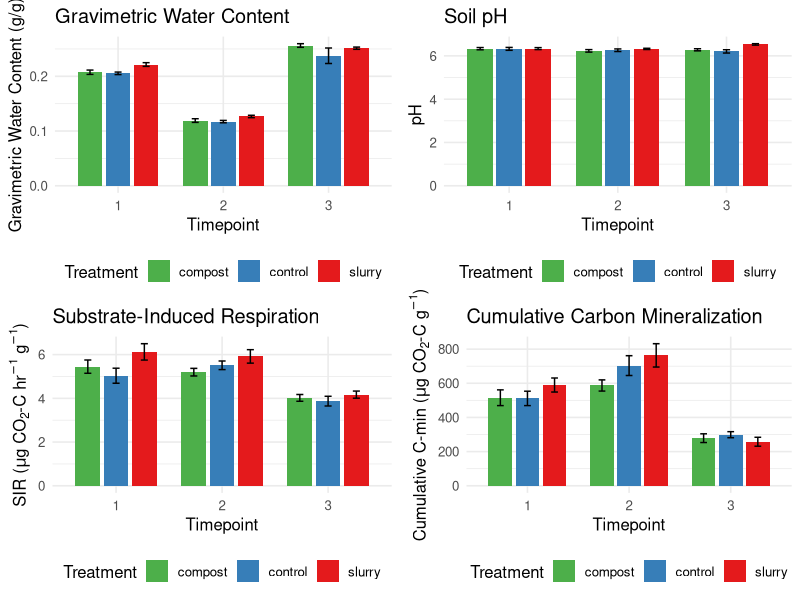
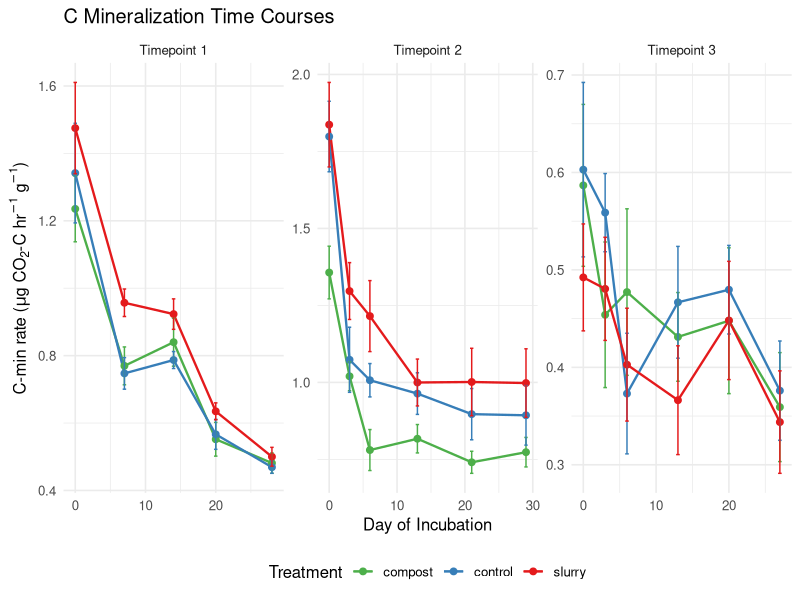
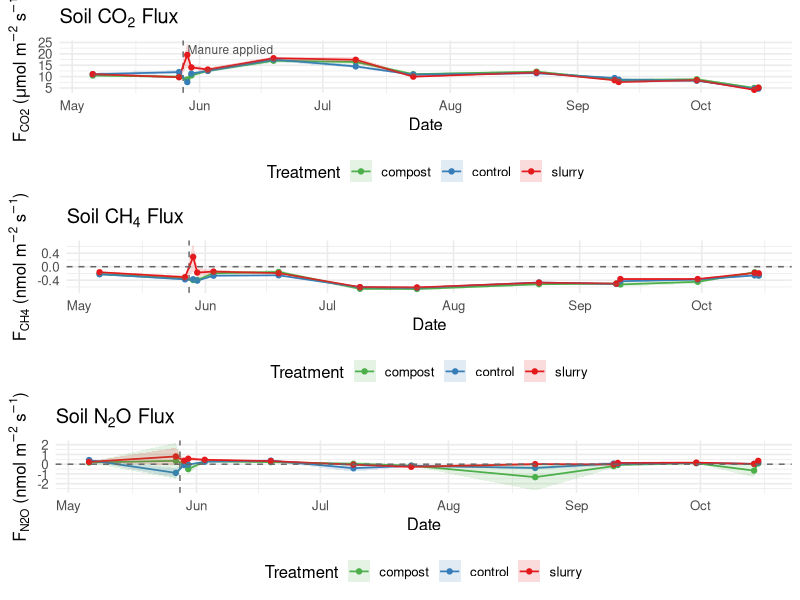
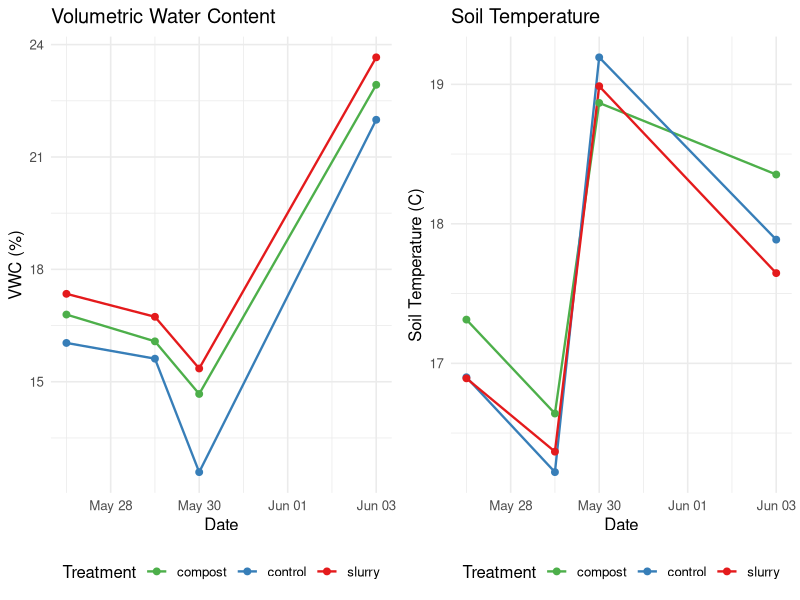
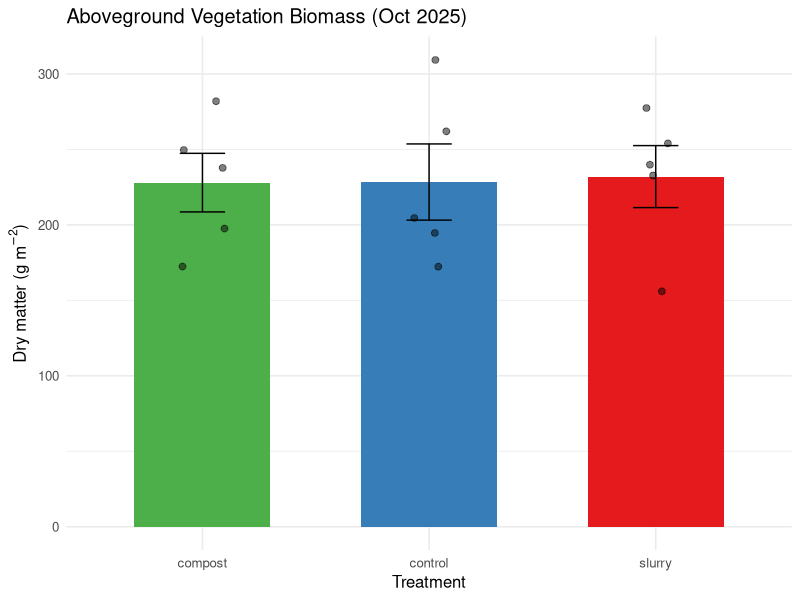

Here is the R script that generated these plots, in order:
# 20_visualizations.R
# Summary visualizations for Churchtown Dairy data
# Output: output/figures/summary_*.png

library(dplyr)
library(tidyr)
library(ggplot2)
library(lubridate)

dir.create("output/figures", showWarnings = FALSE, recursive = TRUE)

# Treatment color palette
treat_colors <- c("control" = "#377eb8", "compost" = "#4daf4a", "slurry" = "#e41a1c")

# =============================================================================
# 1. Lab assays: GWC, pH, SIR, C-min by treatment × timepoint
# =============================================================================

gwc <- read.csv("data/processed/gwc.csv")
ph  <- read.csv("data/processed/ph.csv")
sir <- read.csv("data/processed/sir.csv")
cmin_cum <- read.csv("data/processed/cmin_cumulative.csv")
cmin_tr  <- read.csv("data/processed/cmin_timeresolved.csv")

# Panel A: GWC
gwc_summary <- gwc %>%
  group_by(treatment, timepoint) %>%
  summarize(mean = mean(gwc, na.rm = TRUE),
            se = sd(gwc, na.rm = TRUE) / sqrt(n()),
            .groups = "drop")

p_gwc <- ggplot(gwc_summary, aes(x = factor(timepoint), y = mean, fill = treatment)) +
  geom_col(position = position_dodge(0.8), width = 0.7) +
  geom_errorbar(aes(ymin = mean - se, ymax = mean + se),
                position = position_dodge(0.8), width = 0.2) +
  scale_fill_manual(values = treat_colors) +
  labs(x = "Timepoint", y = "Gravimetric Water Content (g/g)", fill = "Treatment",
       title = "Gravimetric Water Content") +
  theme_minimal(base_size = 12) +
  theme(legend.position = "bottom")

# Panel B: pH
ph_summary <- ph %>%
  group_by(treatment, timepoint) %>%
  summarize(mean = mean(ph, na.rm = TRUE),
            se = sd(ph, na.rm = TRUE) / sqrt(n()),
            .groups = "drop")

p_ph <- ggplot(ph_summary, aes(x = factor(timepoint), y = mean, fill = treatment)) +
  geom_col(position = position_dodge(0.8), width = 0.7) +
  geom_errorbar(aes(ymin = mean - se, ymax = mean + se),
                position = position_dodge(0.8), width = 0.2) +
  scale_fill_manual(values = treat_colors) +
  labs(x = "Timepoint", y = "pH", fill = "Treatment",
       title = "Soil pH") +
  theme_minimal(base_size = 12) +
  theme(legend.position = "bottom")

# Panel C: SIR
sir_summary <- sir %>%
  filter(is.na(flag)) %>%
  group_by(treatment, timepoint, method) %>%
  summarize(mean = mean(sir_ug_co2c_hr_g, na.rm = TRUE),
            se = sd(sir_ug_co2c_hr_g, na.rm = TRUE) / sqrt(n()),
            .groups = "drop")

p_sir <- ggplot(sir_summary, aes(x = factor(timepoint), y = mean, fill = treatment)) +
  geom_col(position = position_dodge(0.8), width = 0.7) +
  geom_errorbar(aes(ymin = mean - se, ymax = mean + se),
                position = position_dodge(0.8), width = 0.2) +
  scale_fill_manual(values = treat_colors) +
  labs(x = "Timepoint", y = expression(paste("SIR (", mu, "g CO"[2], "-C hr"^{-1}, " g"^{-1}, ")")),
       fill = "Treatment", title = "Substrate-Induced Respiration") +
  theme_minimal(base_size = 12) +
  theme(legend.position = "bottom")

# Panel D: Cumulative C mineralization
cmin_summary <- cmin_cum %>%
  group_by(treatment, timepoint, method) %>%
  summarize(mean = mean(cumulative_ug_co2c_g, na.rm = TRUE),
            se = sd(cumulative_ug_co2c_g, na.rm = TRUE) / sqrt(n()),
            .groups = "drop")

p_cmin <- ggplot(cmin_summary, aes(x = factor(timepoint), y = mean, fill = treatment)) +
  geom_col(position = position_dodge(0.8), width = 0.7) +
  geom_errorbar(aes(ymin = mean - se, ymax = mean + se),
                position = position_dodge(0.8), width = 0.2) +
  scale_fill_manual(values = treat_colors) +
  labs(x = "Timepoint", y = expression(paste("Cumulative C-min (", mu, "g CO"[2], "-C g"^{-1}, ")")),
       fill = "Treatment", title = "Cumulative Carbon Mineralization") +
  theme_minimal(base_size = 12) +
  theme(legend.position = "bottom")

# Save 4-panel lab assays figure
png("output/figures/summary_lab_assays.png", width = 10, height = 8, units = "in", res = 150)
gridExtra::grid.arrange(p_gwc, p_ph, p_sir, p_cmin, ncol = 2)
dev.off()
cat("Saved output/figures/summary_lab_assays.png\n")


# =============================================================================
# 2. C-min time courses by treatment for each incubation
# =============================================================================

cmin_tc <- cmin_tr %>%
  filter(!is.na(cmin_rate_ug_co2c_hr_g), is.na(flag)) %>%
  group_by(treatment, timepoint, day) %>%
  summarize(mean = mean(cmin_rate_ug_co2c_hr_g, na.rm = TRUE),
            se = sd(cmin_rate_ug_co2c_hr_g, na.rm = TRUE) / sqrt(n()),
            .groups = "drop")

p_tc <- ggplot(cmin_tc, aes(x = day, y = mean, color = treatment, group = treatment)) +
  geom_line(linewidth = 0.8) +
  geom_point(size = 2) +
  geom_errorbar(aes(ymin = mean - se, ymax = mean + se), width = 0.5) +
  facet_wrap(~ paste("Timepoint", timepoint), scales = "free") +
  scale_color_manual(values = treat_colors) +
  labs(x = "Day of Incubation", y = expression(paste("C-min rate (", mu, "g CO"[2], "-C hr"^{-1}, " g"^{-1}, ")")),
       color = "Treatment", title = "C Mineralization Time Courses") +
  theme_minimal(base_size = 12) +
  theme(legend.position = "bottom")

ggsave("output/figures/summary_cmin_timecourse.png", p_tc, width = 12, height = 5, dpi = 150)
cat("Saved output/figures/summary_cmin_timecourse.png\n")


# =============================================================================
# 3. Field CO2 flux time series by treatment
# =============================================================================

flux <- read.csv("data/processed/flux_estimates.csv") %>%
  mutate(date = as.Date(date))

application_date <- as.Date("2025-05-28")

flux_summary <- flux %>%
  group_by(treatment, date) %>%
  summarize(mean_co2 = mean(FCO2_DRY, na.rm = TRUE),
            se_co2 = sd(FCO2_DRY, na.rm = TRUE) / sqrt(n()),
            mean_ch4 = mean(FCH4_DRY, na.rm = TRUE),
            se_ch4 = sd(FCH4_DRY, na.rm = TRUE) / sqrt(n()),
            mean_n2o = mean(FN2O, na.rm = TRUE),
            se_n2o = sd(FN2O, na.rm = TRUE) / sqrt(n()),
            .groups = "drop")

p_co2 <- ggplot(flux_summary, aes(x = date, y = mean_co2, color = treatment)) +
  geom_vline(xintercept = application_date, linetype = "dashed", color = "gray40") +
  annotate("text", x = application_date, y = Inf, label = "Manure applied",
           vjust = 1.5, hjust = -0.05, size = 3, color = "gray30") +
  geom_line(linewidth = 0.6) +
  geom_point(size = 1.5) +
  geom_ribbon(aes(ymin = mean_co2 - se_co2, ymax = mean_co2 + se_co2, fill = treatment),
              alpha = 0.15, color = NA) +
  scale_color_manual(values = treat_colors) +
  scale_fill_manual(values = treat_colors) +
  labs(x = "Date", y = expression(paste("F"[CO2], " (", mu, "mol m"^{-2}, " s"^{-1}, ")")),
       color = "Treatment", fill = "Treatment",
       title = expression(paste("Soil CO"[2], " Flux"))) +
  theme_minimal(base_size = 12) +
  theme(legend.position = "bottom")

p_ch4 <- ggplot(flux_summary, aes(x = date, y = mean_ch4, color = treatment)) +
  geom_vline(xintercept = application_date, linetype = "dashed", color = "gray40") +
  geom_line(linewidth = 0.6) +
  geom_point(size = 1.5) +
  geom_ribbon(aes(ymin = mean_ch4 - se_ch4, ymax = mean_ch4 + se_ch4, fill = treatment),
              alpha = 0.15, color = NA) +
  scale_color_manual(values = treat_colors) +
  scale_fill_manual(values = treat_colors) +
  geom_hline(yintercept = 0, linetype = "dashed", color = "gray40") +
  labs(x = "Date", y = expression(paste("F"[CH4], " (nmol m"^{-2}, " s"^{-1}, ")")),
       color = "Treatment", fill = "Treatment",
       title = expression(paste("Soil CH"[4], " Flux"))) +
  theme_minimal(base_size = 12) +
  theme(legend.position = "bottom")

p_n2o <- ggplot(flux_summary, aes(x = date, y = mean_n2o, color = treatment)) +
  geom_vline(xintercept = application_date, linetype = "dashed", color = "gray40") +
  geom_line(linewidth = 0.6) +
  geom_point(size = 1.5) +
  geom_ribbon(aes(ymin = mean_n2o - se_n2o, ymax = mean_n2o + se_n2o, fill = treatment),
              alpha = 0.15, color = NA) +
  scale_color_manual(values = treat_colors) +
  scale_fill_manual(values = treat_colors) +
  geom_hline(yintercept = 0, linetype = "dashed", color = "gray40") +
  labs(x = "Date", y = expression(paste("F"[N2O], " (nmol m"^{-2}, " s"^{-1}, ")")),
       color = "Treatment", fill = "Treatment",
       title = expression(paste("Soil N"[2], "O Flux"))) +
  theme_minimal(base_size = 12) +
  theme(legend.position = "bottom")

png("output/figures/summary_ghg_fluxes.png", width = 12, height = 10, units = "in", res = 150)
gridExtra::grid.arrange(p_co2, p_ch4, p_n2o, ncol = 1)
dev.off()
cat("Saved output/figures/summary_ghg_fluxes.png\n")


# =============================================================================
# 4. Field metadata: VWC and soil temp over time
# =============================================================================

meta <- read.csv("data/processed/field_metadata.csv") %>%
  mutate(date = as.Date(date))

meta_summary <- meta %>%
  group_by(treatment, date) %>%
  summarize(mean_vwc = mean(mean_vwc, na.rm = TRUE),
            se_vwc = sd(mean_vwc, na.rm = TRUE) / sqrt(n()),
            mean_temp = mean(soil_temp_c, na.rm = TRUE),
            se_temp = sd(soil_temp_c, na.rm = TRUE) / sqrt(n()),
            .groups = "drop")

p_vwc <- ggplot(meta_summary, aes(x = date, y = mean_vwc, color = treatment)) +
  geom_line(linewidth = 0.8) +
  geom_point(size = 2) +
  scale_color_manual(values = treat_colors) +
  labs(x = "Date", y = "VWC (%)", color = "Treatment",
       title = "Volumetric Water Content") +
  theme_minimal(base_size = 12) +
  theme(legend.position = "bottom")

p_temp <- ggplot(meta_summary, aes(x = date, y = mean_temp, color = treatment)) +
  geom_line(linewidth = 0.8) +
  geom_point(size = 2) +
  scale_color_manual(values = treat_colors) +
  labs(x = "Date", y = "Soil Temperature (C)", color = "Treatment",
       title = "Soil Temperature") +
  theme_minimal(base_size = 12) +
  theme(legend.position = "bottom")

png("output/figures/summary_field_conditions.png", width = 10, height = 6, units = "in", res = 150)
gridExtra::grid.arrange(p_vwc, p_temp, ncol = 2)
dev.off()
cat("Saved output/figures/summary_field_conditions.png\n")


# =============================================================================
# 5. Vegetation biomass by treatment
# =============================================================================

biomass <- read.csv("data/processed/biomass.csv")

biomass_summary <- biomass %>%
  group_by(treatment) %>%
  summarize(mean = mean(dry_matter_g_m2, na.rm = TRUE),
            se = sd(dry_matter_g_m2, na.rm = TRUE) / sqrt(n()),
            .groups = "drop")

p_biomass <- ggplot(biomass_summary, aes(x = treatment, y = mean, fill = treatment)) +
  geom_col(width = 0.6) +
  geom_errorbar(aes(ymin = mean - se, ymax = mean + se), width = 0.2) +
  geom_jitter(data = biomass, aes(x = treatment, y = dry_matter_g_m2),
              width = 0.1, size = 2, alpha = 0.5, inherit.aes = FALSE) +
  scale_fill_manual(values = treat_colors) +
  labs(x = "Treatment", y = expression(paste("Dry matter (g m"^{-2}, ")")),
       title = "Aboveground Vegetation Biomass (Oct 2025)") +
  theme_minimal(base_size = 12) +
  theme(legend.position = "none")

ggsave("output/figures/summary_biomass.png", p_biomass, width = 6, height = 5, dpi = 150)
cat("Saved output/figures/summary_biomass.png\n")


# =============================================================================
# 6. Print summary statistics
# =============================================================================
cat("\n=== SUMMARY STATISTICS ===\n\n")

cat("--- GWC ---\n")
gwc %>%
  group_by(treatment, timepoint) %>%
  summarize(n = n(), mean = round(mean(gwc, na.rm=TRUE), 3),
            sd = round(sd(gwc, na.rm=TRUE), 3), .groups = "drop") %>%
  print()

cat("\n--- pH ---\n")
ph %>%
  group_by(treatment, timepoint) %>%
  summarize(n = n(), mean = round(mean(ph, na.rm=TRUE), 2),
            sd = round(sd(ph, na.rm=TRUE), 2), .groups = "drop") %>%
  print()

cat("\n--- SIR (unflagged only) ---\n")
sir %>%
  filter(is.na(flag)) %>%
  group_by(treatment, timepoint, method) %>%
  summarize(n = n(), mean = round(mean(sir_ug_co2c_hr_g, na.rm=TRUE), 2),
            sd = round(sd(sir_ug_co2c_hr_g, na.rm=TRUE), 2), .groups = "drop") %>%
  print()

cat("\n--- Cumulative C-min ---\n")
cmin_cum %>%
  group_by(treatment, timepoint, method) %>%
  summarize(n = n(), mean = round(mean(cumulative_ug_co2c_g, na.rm=TRUE), 0),
            sd = round(sd(cumulative_ug_co2c_g, na.rm=TRUE), 0), .groups = "drop") %>%
  print()

cat("\n--- CO2 Flux (by treatment, overall) ---\n")
flux %>%
  group_by(treatment) %>%
  summarize(n_obs = n(),
            mean_co2 = round(mean(FCO2_DRY, na.rm=TRUE), 2),
            sd_co2 = round(sd(FCO2_DRY, na.rm=TRUE), 2),
            .groups = "drop") %>%
  print()

cat("\n--- Vegetation Biomass ---\n")
biomass %>%
  group_by(treatment) %>%
  summarize(n = n(),
            mean_g_m2 = round(mean(dry_matter_g_m2, na.rm=TRUE), 0),
            sd_g_m2 = round(sd(dry_matter_g_m2, na.rm=TRUE), 0),
            .groups = "drop") %>%
  print()
